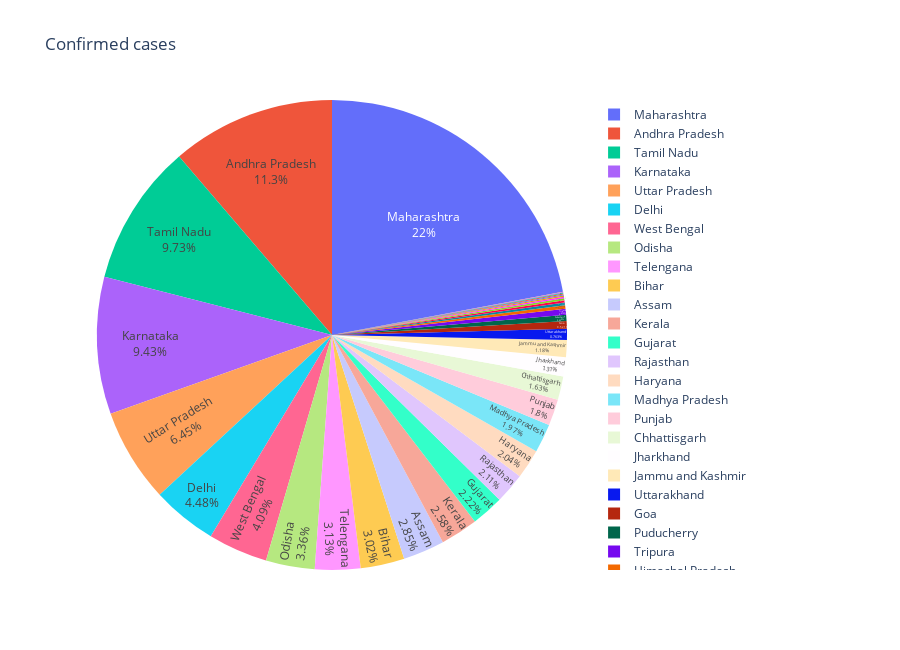

The code cell stored with this chart in its notebook:
### Markdown cell above
### Confirmed cases pie chart

### Code cell
fig = px.pie(date_table.loc[date_table.last_valid_index()], values='Confirmed', names='State/UnionTerritory', title='Confirmed cases', )
fig.update_layout(
    autosize=False,
    width=900,
    height=650)
fig.update_traces(textposition='inside', textinfo='percent+label')
fig.show()

### Figure 1 — Plotly figure (JSON) as saved in the notebook; plotly's stock layout.template omitted (floating-point values rounded to 4 significant figures)
{"data": [{"domain": {"x": [0, 1], "y": [0, 1]}, "hovertemplate": "State/UnionTerritory=%{label}<br>Confirmed=%{value}<extra></extra>", "labels": ["Andaman and Nicobar Islands", "Andhra Pradesh", "Arunachal Pradesh", "Assam", "Bihar", "Chandigarh", "Chhattisgarh", "Dadra and Nagar Haveli and Daman and Diu", "Delhi", "Goa", "Gujarat", "Haryana", "Himachal Pradesh", "Jammu and Kashmir", "Jharkhand", "Karnataka", "Kerala", "Ladakh", "Madhya Pradesh", "Maharashtra", "Manipur", "Meghalaya", "Mizoram", "Nagaland", "Odisha", "Puducherry", "Punjab", "Rajasthan", "Sikkim", "Tamil Nadu", "Telengana", "Tripura", "Uttar Pradesh", "Uttarakhand", "West Bengal"], "legendgroup": "", "name": "", "showlegend": true, "textinfo": "percent+label", "textposition": "inside", "type": "pie", "values": [3712, 646530, 8133, 163491, 172854, 10726, 93351, 2962, 256789, 29879, 127379, 116856, 13049, 67510, 75089, 540847, 148132, 3933, 113057, 1263799, 9376, 4961, 1713, 5671, 192548, 24227, 103464, 120739, 2628, 557999, 179246, 23789, 369686, 43720, 234673]}], "layout": {"autosize": false, "height": 650, "legend": {"tracegroupgap": 0}, "title": {"text": "Confirmed cases"}, "width": 900}}
